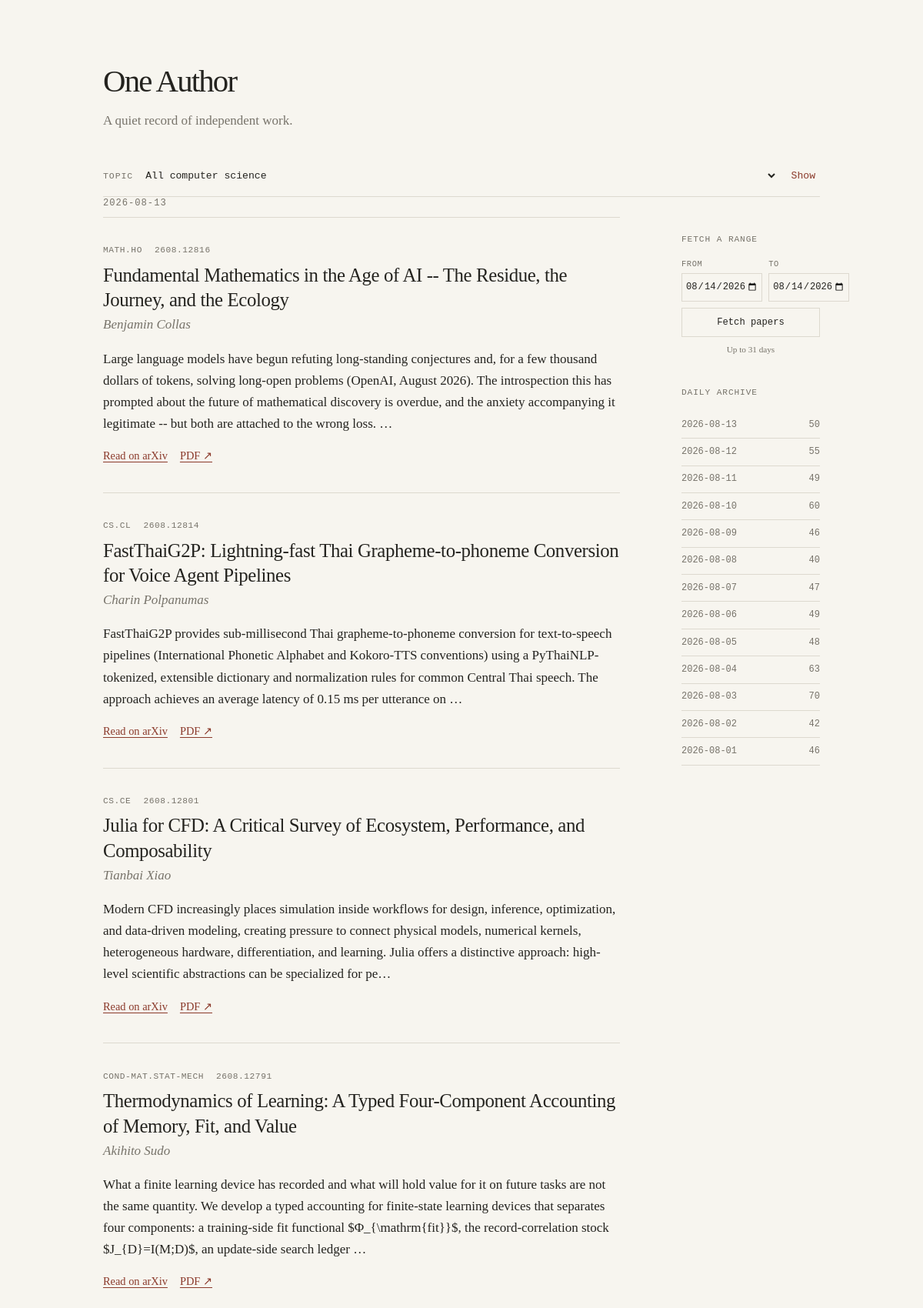
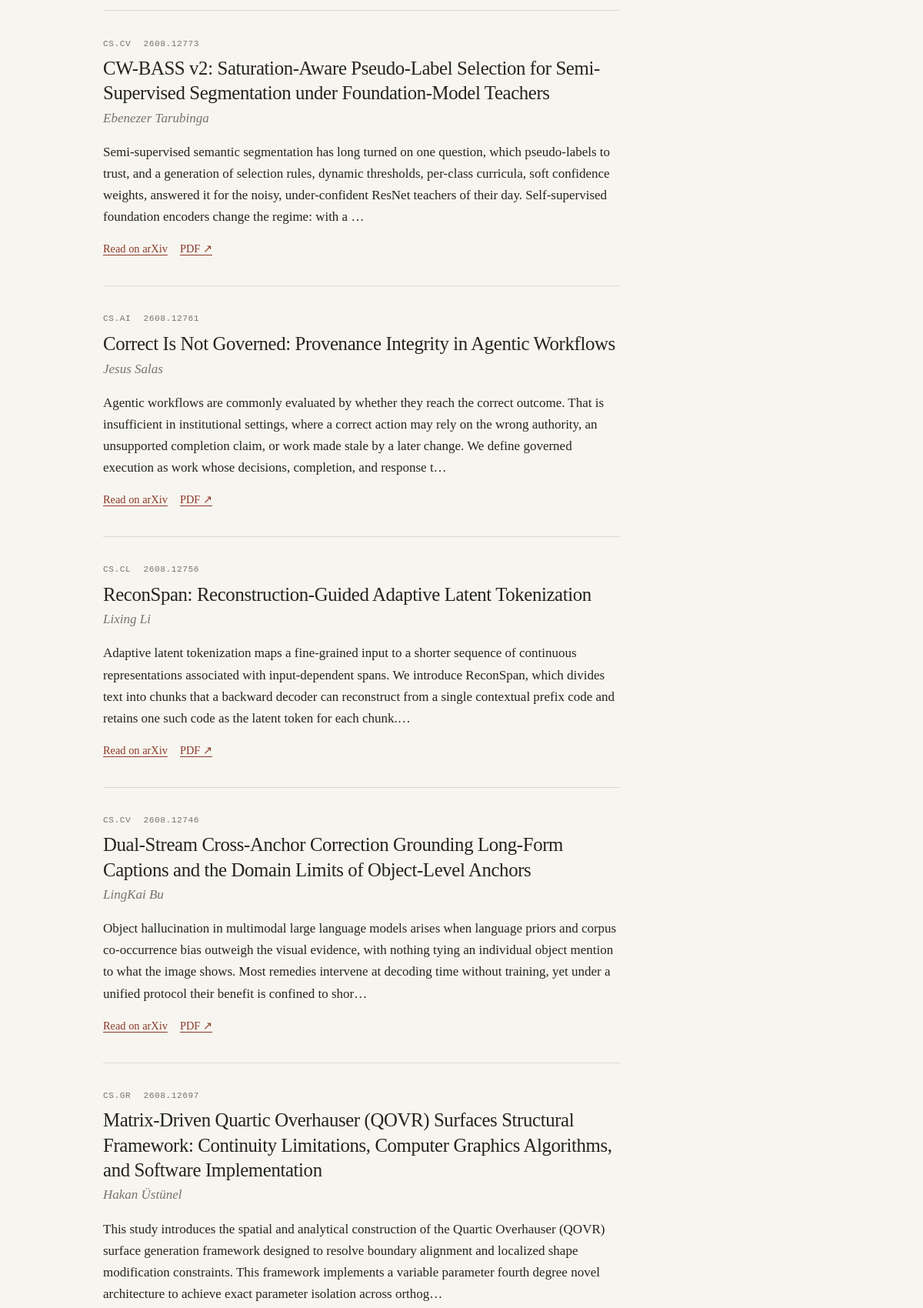
Screenshot of /?page=2 (upper part) with the database file from the repository (2 pictures, top to bottom).
### tables this page shows
CREATE TABLE papers (
                arxiv_id TEXT PRIMARY KEY,
                title TEXT NOT NULL,
                author TEXT NOT NULL,
                abstract TEXT NOT NULL,
                primary_category TEXT NOT NULL,
                categories TEXT NOT NULL,
                published TEXT NOT NULL,
                updated TEXT NOT NULL,
                arxiv_url TEXT NOT NULL,
                pdf_url TEXT NOT NULL
            );

### app.py (the view)
@app.get("/")
def index():
    try:
        page = max(1, int(request.args.get("page", 1)))
    except ValueError:
        page = 1
    per_page = 40
    category = request.args.get("category", "")
    if category and category not in CATEGORIES:
        category = ""
    selected_date = request.args.get("date", "")
    try:
        if datetime.strptime(selected_date, "%Y-%m-%d").date() > date.today():
            selected_date = ""
    except ValueError:
        selected_date = ""
    range_start = request.args.get("start", "")
    range_end = request.args.get("end", "")
    try:
        start_value = datetime.strptime(range_start, "%Y-%m-%d").date()
        end_value = datetime.strptime(range_end, "%Y-%m-%d").date()
        if start_value > end_value or end_value > date.today():
            range_start = range_end = ""
    except ValueError:
        range_start = range_end = ""
    conditions = []
    parameters = []
    if category:
        conditions.append("instr(',' || categories || ',', ',' || ? || ',') > 0")
        parameters.append(category)
    archive_query = "SELECT substr(published, 1, 10) AS day, COUNT(*) AS count FROM papers"
    if conditions:
        archive_query += " WHERE " + " AND ".join(conditions)
    archive_query += " GROUP BY day ORDER BY day DESC"
    with connect() as database:
        archive = database.execute(archive_query, parameters).fetchall()
        paper_conditions = list(conditions)
        paper_parameters = list(parameters)
        if selected_date:
            paper_conditions.append("substr(published, 1, 10) = ?")
            paper_parameters.append(selected_date)
        elif range_start:
            paper_conditions.append("substr(published, 1, 10) BETWEEN ? AND ?")
            paper_parameters.extend((range_start, range_end))
        query = "SELECT * FROM papers"
        if paper_conditions:
            query += " WHERE " + " AND ".join(paper_conditions)
        count_query = query.replace("SELECT *", "SELECT COUNT(*)")
        total = database.execute(count_query, paper_parameters).fetchone()[0]
        pages = max(1, (total + per_page - 1) // per_page)
        page = min(page, pages)
        query += " ORDER BY published DESC LIMIT ? OFFSET ?"
        papers = database.execute(
            query, paper_parameters + [per_page, (page - 1) * per_page]
        ).fetchall()
    return render_template(
        "index.html",
        papers=papers,
        categories=CATEGORIES,
        selected=category,
        archive=archive,
        selected_date=selected_date,
        range_start=range_start,
        range_end=range_end,
        today=date.today().isoformat(),
        added=request.args.get("added"),
        page=page,
        pages=pages,
        total=total,
    )

### app.py (called while the page is built)
def connect():
    connection = sqlite3.connect(DATABASE)
    connection.row_factory = sqlite3.Row
    return connection

### templates/index.html (shortened to what this page needs)
<!doctype html>
<html lang="en">
  <head>
    <link rel="stylesheet" href="{{ url_for('static', filename='style.css') }}">
  </head>
  <body>
    <header>
      <a class="name" href="/">One Author</a>
      <p>A quiet record of independent work.</p>
    </header>
    <form class="topic-filter" method="get">
      <label for="category">Topic</label>
      <select id="category" name="category">
        <option value="">All computer science</option>
      </select>
      <button type="submit">Show</button>
    </form>
    <div class="layout">
      <main>
        {% for paper in papers %}
          {% if loop.changed(paper.published[:10]) %}
            <h1 class="day"><time datetime="{{ paper.published[:10] }}">{{ paper.published[:10] }}</time></h1>
          {% endif %}
          <article>
            <div class="meta"><span>{{ paper.primary_category }}</span><span>{{ paper.arxiv_id }}</span></div>
            <h2><a href="{{ paper.arxiv_url }}">{{ paper.title }}</a></h2>
            <p class="author">{{ paper.author }}</p>
            <p class="abstract">{{ paper.abstract|truncate(340, true, '…') }}</p>
            <p class="links"><a href="{{ paper.arxiv_url }}">Read on arXiv</a><a href="{{ paper.pdf_url }}">PDF ↗</a></p>
          </article>
        {% else %}
          <p class="empty">No papers yet. Run <code>python fetch.py</code> to fill the archive.</p>
        {% endfor %}
      </main>
      <aside>
        <form class="date-fetch" action="{{ url_for('fetch_days') }}" method="post">
          <h2>Fetch a range</h2>
          <div class="date-fields">
            <label for="start-date"><span>From</span><input id="start-date" name="start" type="date" max="{{ today }}" value="{{ range_start or selected_date or today }}" required></label>
            <label for="end-date"><span>To</span><input id="end-date" name="end" type="date" max="{{ today }}" value="{{ range_end or selected_date or today }}" required></label>
          </div>
          <button type="submit">Fetch papers</button>
          <small>Up to 31 days</small>
        </form>
        <h2>Daily archive</h2>
        <ol>
          {% for item in archive %}
            <li>
              <a href="{{ url_for('index', date=item.day, category=selected or None) }}"{% if selected_date == item.day %} aria-current="page"{% endif %}>
                <time datetime="{{ item.day }}">{{ item.day }}</time>
                <span>{{ item.count }}</span>
              </a>
            </li>
          {% endfor %}
        </ol>
      </aside>
    </div>
  </body>
</html>

### static/style.css (style rules this page uses)
:root { color-scheme: light; --ink: #24231f; --muted: #77736a; --line: #ddd9cf; --paper: #f7f5ef; --accent: #8b3a2b; }
* { box-sizing: border-box; }
body { max-width: 980px; margin: 0 auto; padding: 4.5rem 1.5rem; background: var(--paper); color: var(--ink); font: 17px/1.65 Georgia, "Times New Roman", serif; }
header { margin-bottom: 3rem; }
.name { color: var(--ink); font-size: 2.55rem; font-weight: 400; letter-spacing: -.045em; text-decoration: none; }
header p, .author, .meta, footer { color: var(--muted); }
header p { margin: .2rem 0 0; }
a { color: var(--accent); text-underline-offset: .18em; }
.topic-filter { display: grid; grid-template-columns: auto minmax(0, 1fr) auto; align-items: center; gap: .75rem; padding-bottom: 1rem; border-bottom: 1px solid var(--line); }
.topic-filter label { color: var(--muted); font: .72rem/1.4 ui-monospace, SFMono-Regular, Menlo, monospace; letter-spacing: .08em; text-transform: uppercase; }
.topic-filter select, .topic-filter button { min-width: 0; border: 0; background: transparent; color: var(--ink); font: .82rem/1.4 ui-monospace, SFMono-Regular, Menlo, monospace; }
.topic-filter select { width: 100%; }
.topic-filter button { color: var(--accent); cursor: pointer; }
.layout { display: grid; grid-template-columns: minmax(0, 1fr) 180px; gap: 5rem; }
.day { margin: 3rem 0 0; padding-bottom: .55rem; border-bottom: 1px solid var(--line); color: var(--muted); font: 400 .76rem/1.4 ui-monospace, SFMono-Regular, Menlo, monospace; letter-spacing: .08em; }
.day:first-child { margin-top: 0; }
article { padding: 2.2rem 0; border-bottom: 1px solid var(--line); }
.meta { display: flex; gap: 1rem; font: .7rem/1.4 ui-monospace, SFMono-Regular, Menlo, monospace; text-transform: uppercase; letter-spacing: .05em; }
h2 { margin: .5rem 0 .15rem; font-size: 1.55rem; font-weight: 400; line-height: 1.3; letter-spacing: -.015em; }
h2 a { color: var(--ink); text-decoration: none; }
.author { margin: .15rem 0 1rem; font-style: italic; }
.abstract { margin: 0; }
.links { display: flex; gap: 1rem; margin: 1rem 0 0; font-size: .9rem; }
.links a { text-decoration-thickness: 1px; }
aside { padding-top: 3rem; }
aside h2 { margin: 0 0 1rem; color: var(--muted); font: .7rem/1.4 ui-monospace, SFMono-Regular, Menlo, monospace; letter-spacing: .08em; text-transform: uppercase; }
aside ol { margin: 0; padding: 0; list-style: none; }
aside li { border-bottom: 1px solid var(--line); }
aside li a { display: flex; justify-content: space-between; padding: .55rem 0; color: var(--muted); font: .75rem/1.4 ui-monospace, SFMono-Regular, Menlo, monospace; text-decoration: none; }
aside li span { color: var(--muted); }
.date-fetch { margin-bottom: 2.5rem; }
.date-fields { display: grid; grid-template-columns: 1fr 1fr; gap: .5rem; }
.date-fetch label { display: block; color: var(--muted); font: .65rem/1.4 ui-monospace, SFMono-Regular, Menlo, monospace; letter-spacing: .06em; text-transform: uppercase; }
.date-fetch label span { display: block; margin-bottom: .3rem; }
.date-fetch input, .date-fetch button { width: 100%; border: 1px solid var(--line); border-radius: 0; background: transparent; color: var(--ink); font: .76rem/1.4 ui-monospace, SFMono-Regular, Menlo, monospace; }
.date-fetch input { padding: .5rem .25rem; }
.date-fetch button { margin-top: .5rem; padding: .6rem; cursor: pointer; }
.date-fetch small { display: block; margin-top: .4rem; color: var(--muted); font-size: .7rem; text-align: center; }

### rows the page displays
papers: published "2026-08-13", primary_category "MATH.HO", arxiv_id "2608.12816", title "Fundamental Mathematics in the Age of AI -- The Residue, the Journey, and the Ecology", author "Benjamin Collas", abstract "Large language models have begun refuting long-standing conjectures and, for a few thousand dollars of tokens, solving long-open problems (OpenAI, August 2026). The introspection this has prompted about the future of mathematical discovery is overdue, and the anxiety accompanying it legitimate -- but both are attached to the wrong loss. …"
papers: primary_category "CS.CL", arxiv_id "2608.12814", title "FastThaiG2P: Lightning-fast Thai Grapheme-to-phoneme Conversion for Voice Agent Pipelines", author "Charin Polpanumas", abstract "FastThaiG2P provides sub-millisecond Thai grapheme-to-phoneme conversion for text-to-speech pipelines (International Phonetic Alphabet and Kokoro-TTS conventions) using a PyThaiNLP-tokenized, extensible dictionary and normalization rules for common Central Thai speech. The approach achieves an average latency of 0.15 ms per utterance on …"
papers: primary_category "CS.CE", arxiv_id "2608.12801", title "Julia for CFD: A Critical Survey of Ecosystem, Performance, and Composability", author "Tianbai Xiao", abstract "Modern CFD increasingly places simulation inside workflows for design, inference, optimization, and data-driven modeling, creating pressure to connect physical models, numerical kernels, heterogeneous hardware, differentiation, and learning. Julia offers a distinctive approach: high-level scientific abstractions can be specialized for pe…"
papers: primary_category "COND-MAT.STAT-MECH", arxiv_id "2608.12791", title "Thermodynamics of Learning: A Typed Four-Component Accounting of Memory, Fit, and Value", author "Akihito Sudo", abstract "What a finite learning device has recorded and what will hold value for it on future tasks are not the same quantity. We develop a typed accounting for finite-state learning devices that separates four components: a training-side fit functional $Φ_{\\mathrm{fit}}$, the record-correlation stock $J_{D}=I(M;D)$, an update-side search ledger …"
papers: primary_category "CS.CV", arxiv_id "2608.12773", title "CW-BASS v2: Saturation-Aware Pseudo-Label Selection for Semi-Supervised Segmentation under Foundation-Model Teachers", author "Ebenezer Tarubinga", abstract "Semi-supervised semantic segmentation has long turned on one question, which pseudo-labels to trust, and a generation of selection rules, dynamic thresholds, per-class curricula, soft confidence weights, answered it for the noisy, under-confident ResNet teachers of their day. Self-supervised foundation encoders change the regime: with a …"
papers: primary_category "CS.AI", arxiv_id "2608.12761", title "Correct Is Not Governed: Provenance Integrity in Agentic Workflows", author "Jesus Salas", abstract "Agentic workflows are commonly evaluated by whether they reach the correct outcome. That is insufficient in institutional settings, where a correct action may rely on the wrong authority, an unsupported completion claim, or work made stale by a later change. We define governed execution as work whose decisions, completion, and response t…"
papers: primary_category "CS.CL", arxiv_id "2608.12756", title "ReconSpan: Reconstruction-Guided Adaptive Latent Tokenization", author "Lixing Li", abstract "Adaptive latent tokenization maps a fine-grained input to a shorter sequence of continuous representations associated with input-dependent spans. We introduce ReconSpan, which divides text into chunks that a backward decoder can reconstruct from a single contextual prefix code and retains one such code as the latent token for each chunk.…"
papers: primary_category "CS.CV", arxiv_id "2608.12746", title "Dual-Stream Cross-Anchor Correction Grounding Long-Form Captions and the Domain Limits of Object-Level Anchors", author "LingKai Bu", abstract "Object hallucination in multimodal large language models arises when language priors and corpus co-occurrence bias outweigh the visual evidence, with nothing tying an individual object mention to what the image shows. Most remedies intervene at decoding time without training, yet under a unified protocol their benefit is confined to shor…"
papers: primary_category "CS.GR", arxiv_id "2608.12697", title "Matrix-Driven Quartic Overhauser (QOVR) Surfaces Structural Framework: Continuity Limitations, Computer Graphics Algorithms, and Software Implementation", author "Hakan Üstünel", abstract "This study introduces the spatial and analytical construction of the Quartic Overhauser (QOVR) surface generation framework designed to resolve boundary alignment and localized shape modification constraints. This framework implements a variable parameter fourth degree novel architecture to achieve exact parameter isolation across orthog…"

### other values shown
{{ item.day }} "2026-08-13" "2026-08-12" "2026-08-11" "2026-08-10" "2026-08-09" "2026-08-08" "2026-08-07" "2026-08-06" "2026-08-05" "2026-08-04" "2026-08-03" "2026-08-02" "2026-08-01"
{{ item.count }} "50" "55" "49" "60" "46" "40" "47" "49" "48" "63" "70" "42" "46"
